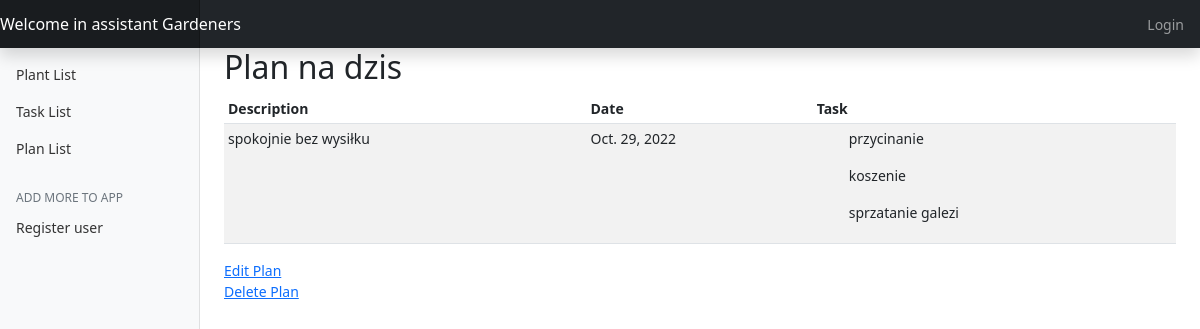
Screenshot of /plan_view/1/ with the database file from the repository.
### garden_app/models.py (models this page shows, shortened)
class PlanOfWork(models.Model):
    name = models.CharField(max_length=60)
    description = models.TextField(blank=True, null=True)
    created = models.DateField(auto_now=True)
    date = models.DateField(default=date.today)

class Task(models.Model):
    name = models.CharField(max_length=60)
    description = models.TextField(blank=True, null=True)
    plant = models.ForeignKey(Plant, default=None, null=True, blank=True, on_delete=models.CASCADE)
    plan = models.ManyToManyField(PlanOfWork, blank=True)

### garden_app/views.py (the view)
# urls.py: path("plan_view/<int:plan_id>/", views.PlanView.as_view(), name="plan_view"),
class PlanView(View):
    def get(self, request, plan_id):
        plan = PlanOfWork.objects.get(id=plan_id)
        return render(request, "plan_info.html", {"plan": plan})

### templates/plan_info.html (shortened to what this page needs)
{% extends "base.html" %}
{% load static %}
{% block table %}
    <main role="main" class="col-md-9 ml-sm-auto col-lg-10 px-4">
    <h2>Plan {{ plan.name }}</h2>
      <div class="table-responsive">
        <table class="table table-striped table-sm">
          <thead>
            <tr>
              <th>Description</th>
              <th>Date</th>
              <th>Task</th>
            </tr>
          </thead>
          <tbody>
            <tr>
              <td>{{ plan.description }}</td>
              <td>{{ plan.date }}</td>
              <td>{% for task in plan.task_set.all %}
                  <ol>{{ task.name }}</ol>
                  {% endfor %}
              </td>
            </tr>
          </tbody>
        </table>
      </div>
        <div class="button col-md-3 inline-group float-left flex-column">
            <button class="navbar-toggler active" type="button">
      <span class="badge-light">
          <a href="/plan_view/update/{{ plan.id }}">Edit Plan</a></span>
            </button>
        </div>
        <div class="button col-md-3 inline-group float-left flex-column">
            <button class="navbar-toggler active" type="button">
          <span class="badge-light">
              <a href="/plan_view/delete/{{ plan.id }}">Delete Plan</a></span>
            </button>
        </div>
    </main>
{% endblock %}

### rows the page displays
PlanOfWork: name "na dzis", description "spokojnie bez wysiłku", date "Oct. 29, 2022"
Task: name "przycinanie"
Task: name "koszenie"
Task: name "sprzatanie galezi"
